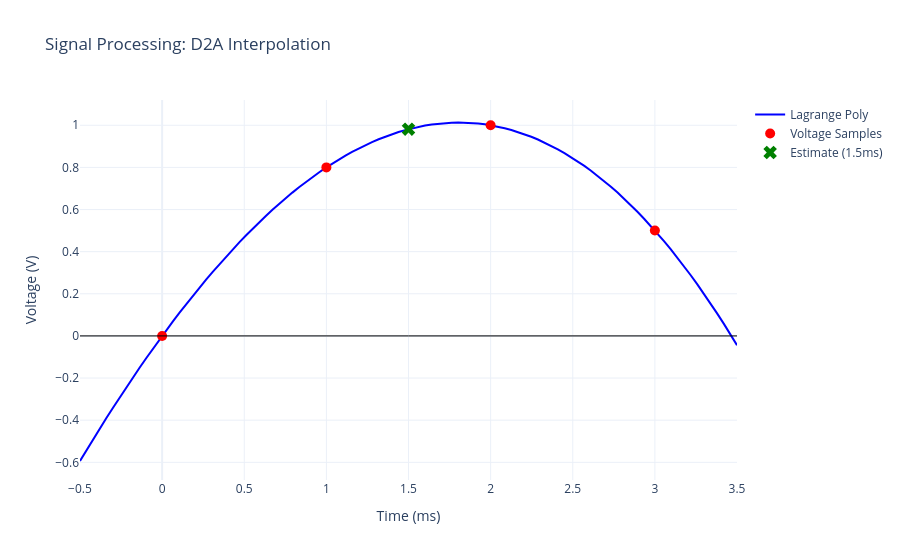

The notebook cell saved with this chart:
### Code cell
import numpy as np
import plotly.graph_objects as go
from scipy.interpolate import lagrange

# --- Task 1: Find polynomial ---
t_data, v_data = np.array([0, 1, 2, 3]), np.array([0.0, 0.8, 1.0, 0.5])
poly_lagrange = lagrange(t_data, v_data)

# --- Task 2: Estimated voltage ---
t_target, v_target = 1.5, poly_lagrange(1.5)

# --- Interactive Data Visualization ---
t_curve = np.linspace(-0.5, 3.5, 100)
v_curve = poly_lagrange(t_curve)

fig = go.Figure()
fig.add_trace(go.Scatter(x=t_curve, y=v_curve, mode='lines', name='Lagrange Poly', line=dict(color='blue')))
fig.add_trace(go.Scatter(x=t_data, y=v_data, mode='markers', name='Voltage Samples', marker=dict(color='red', size=10)))
fig.add_trace(go.Scatter(x=[t_target], y=[v_target], mode='markers', name=f'Estimate (1.5ms)', marker=dict(color='green', symbol='x', size=12)))
fig.add_hline(y=0, line_width=1, line_color="black")

fig.update_layout(
    title='Signal Processing: D2A Interpolation',
    xaxis_title='Time (ms)', yaxis_title='Voltage (V)', 
    template="plotly_white",
    dragmode='pan' # <--- This makes left-click pan the graph
)
fig.show(config={'scrollZoom': True})

### Figure 1 — Plotly figure (JSON) as saved in the notebook; plotly's stock layout.template omitted (floating-point values rounded to 4 significant figures)
{"data": [{"line": {"color": "blue"}, "mode": "lines", "name": "Lagrange Poly", "type": "scatter", "x": [-0.5, -0.4596, -0.4192, -0.3788, -0.3384, -0.298, -0.2576, -0.2172, -0.1768, -0.1364, -0.09596, -0.05556, -0.01515, 0.02525, 0.06566, 0.1061, 0.1465, 0.1869, 0.2273, 0.2677, 0.3081, 0.3485, 0.3889, 0.4293, 0.4697, 0.5101, 0.5505, 0.5909, 0.6313, 0.6717, 0.7121, 0.7525, 0.7929, 0.8333, 0.8737, 0.9141, 0.9545, 0.9949, 1.035, 1.076, 1.116, 1.157, 1.197, 1.237, 1.278, 1.318, 1.359, 1.399, 1.439, 1.48, 1.52, 1.561, 1.601, 1.641, 1.682, 1.722, 1.763, 1.803, 1.843, 1.884, 1.924, 1.965, 2.005, 2.045, 2.086, 2.126, 2.167, 2.207, 2.247, 2.288, 2.328, 2.369, 2.409, 2.449, 2.49, 2.53, 2.571, 2.611, 2.652, 2.692, 2.732, 2.773, 2.813, 2.854, 2.894, 2.934, 2.975, 3.015, 3.056, 3.096, 3.136, 3.177, 3.217, 3.258, 3.298, 3.338, 3.379, 3.419, 3.46, 3.5], "y": [-0.5938, -0.5414, -0.4898, -0.439, -0.3889, -0.3396, -0.291, -0.2433, -0.1963, -0.1501, -0.1046, -0.06003, -0.01622, 0.02678, 0.06895, 0.1103, 0.1508, 0.1905, 0.2293, 0.2673, 0.3044, 0.3407, 0.376, 0.4105, 0.4441, 0.4768, 0.5087, 0.5396, 0.5696, 0.5986, 0.6268, 0.654, 0.6803, 0.7056, 0.73, 0.7534, 0.7759, 0.7974, 0.8179, 0.8374, 0.8559, 0.8735, 0.89, 0.9055, 0.92, 0.9335, 0.9459, 0.9573, 0.9677, 0.977, 0.9852, 0.9924, 0.9985, 1.004, 1.008, 1.01, 1.012, 1.013, 1.012, 1.011, 1.008, 1.004, 0.9993, 0.9932, 0.986, 0.9776, 0.968, 0.9572, 0.9453, 0.9322, 0.9179, 0.9024, 0.8857, 0.8678, 0.8487, 0.8284, 0.8068, 0.784, 0.76, 0.7347, 0.7081, 0.6803, 0.6512, 0.6208, 0.5892, 0.5563, 0.5221, 0.4865, 0.4497, 0.4115, 0.3721, 0.3313, 0.2891, 0.2457, 0.2008, 0.1546, 0.1071, 0.0582, 0.007914, -0.04375]}, {"marker": {"color": "red", "size": 10}, "mode": "markers", "name": "Voltage Samples", "type": "scatter", "x": [0, 1, 2, 3], "y": [0.0, 0.8, 1.0, 0.5]}, {"marker": {"color": "green", "size": 12, "symbol": "x"}, "mode": "markers", "name": "Estimate (1.5ms)", "type": "scatter", "x": [1.5], "y": [0.9813]}], "layout": {"dragmode": "pan", "shapes": [{"line": {"color": "black", "width": 1}, "type": "line", "x0": 0, "x1": 1, "xref": "x domain", "y0": 0, "y1": 0, "yref": "y"}], "title": {"text": "Signal Processing: D2A Interpolation"}, "xaxis": {"title": {"text": "Time (ms)"}}, "yaxis": {"title": {"text": "Voltage (V)"}}}}
